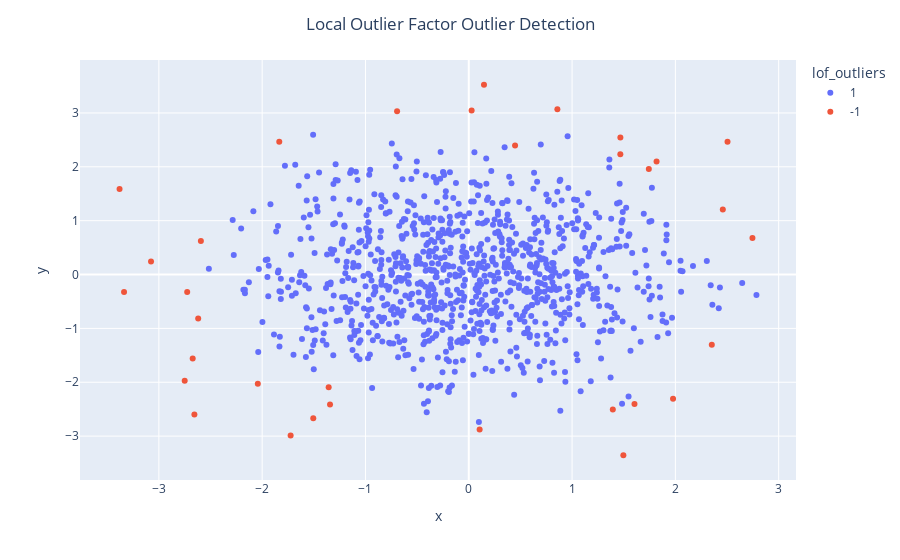

Notebook code cell kept with this figure:
### Code cell
scatter_plot(xy_data, "x", "y", "lof_outliers",
             "Local Outlier Factor Outlier Detection")

### Figure 1 — Plotly figure (JSON) as saved in the notebook; plotly's stock layout.template omitted (floating-point values rounded to 4 significant figures; data arrays with more than 128 entries replaced by an {"elided": "..."} marker saying what was removed)
{"data": [{"hovertemplate": "lof_outliers=1<br>x=%{x}<br>y=%{y}<extra></extra>", "legendgroup": "1", "marker": {"color": "#636efa", "symbol": "circle"}, "mode": "markers", "name": "1", "orientation": "v", "showlegend": true, "type": "scatter", "x": {"elided": "967 float values"}, "xaxis": "x", "y": {"elided": "967 float values"}, "yaxis": "y"}, {"hovertemplate": "lof_outliers=-1<br>x=%{x}<br>y=%{y}<extra></extra>", "legendgroup": "-1", "marker": {"color": "#EF553B", "symbol": "circle"}, "mode": "markers", "name": "-1", "orientation": "v", "showlegend": true, "type": "scatter", "x": [1.468, -2.619, -2.75, -3.381, 0.1473, -3.337, 1.818, -0.6939, -2.672, -2.656, -1.343, 0.8578, -3.076, -1.356, 1.497, 1.604, -2.593, 1.743, 0.1051, 1.467, 2.505, 0.02777, 0.4483, -2.726, 2.746, -1.834, 1.394, 2.459, -1.505, -1.724, 1.977, -2.042, 2.352], "xaxis": "x", "y": [2.545, -0.8174, -1.97, 1.589, 3.524, -0.324, 2.101, 3.034, -1.559, -2.598, -2.414, 3.066, 0.2412, -2.091, -3.355, -2.403, 0.6219, 1.958, -2.876, 2.234, 2.465, 3.046, 2.398, -0.3245, 0.6786, 2.464, -2.508, 1.209, -2.67, -2.99, -2.305, -2.028, -1.305], "yaxis": "y"}], "layout": {"legend": {"title": {"text": "lof_outliers"}, "tracegroupgap": 0}, "margin": {"t": 60}, "title": {"text": "Local Outlier Factor Outlier Detection", "x": 0.5}, "xaxis": {"anchor": "y", "domain": [0, 1], "title": {"text": "x"}}, "yaxis": {"anchor": "x", "domain": [0, 1], "title": {"text": "y"}}}}
